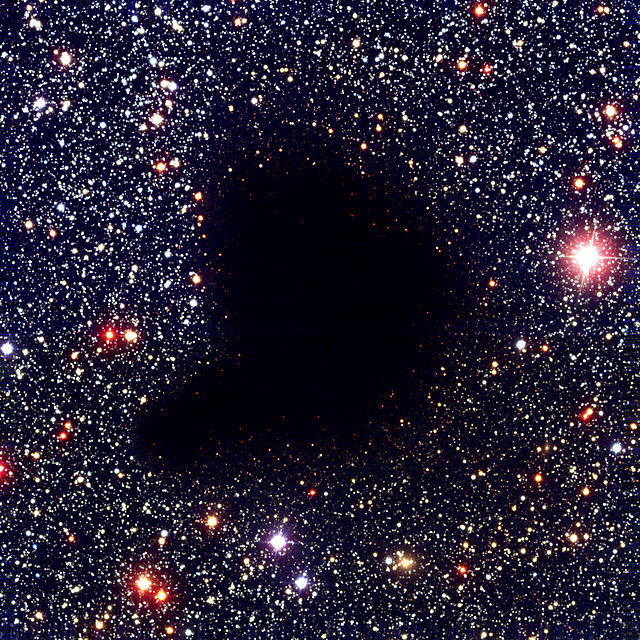
#> input picture stage_2/Barnard_68_nebula.jpg, 640 x 640 px, found by its file name
$ python slide_3_spline_nebula.py
#> lines starting #> are read from the running program, lines starting #| are printed output that depends on the picture
import numpy as np
from scipy import interpolate
import matplotlib.pyplot as plt

img = plt.imread("stage_2/Barnard_68_nebula.jpg")
#> img is the input picture: shape (640, 640, 3); mean R, G, B 38.6, 32.6, 51.8
fig, ax = plt.subplots()
ax.imshow(img, extent=[0, 640, 0, 640])


def circle(R, x0, y0, starst, stop, step):
    t=np.arange(starst, stop, step)
    x = x0 + R * np.cos(t)
    y = y0 + R * np.sin(t)
    return x, y


x = np.array([230, 240]) # Очень важно, чтобы точки не повторялись
y = np.array([420, 290]) # иначе будет ошибка интерполяции

coords = circle(35, 180, 210, np.pi/2+np.pi/4, 3*np.pi/2, 0.1)
x = np.append(x, coords[0])
y = np.append(y, coords[1])

x = np.append(x, [180, 280])
y = np.append(y,  [175, 220])

coords = circle(150, 300, 370, np.pi+np.pi/2.15, 2*np.pi-np.pi/6, 0.1)
x = np.append(x, coords[0])
y = np.append(y, coords[1])

coords = circle(120, 320, 345, 2*np.pi-np.pi/6, 2*np.pi+np.pi/1.27, 0.1)
x = np.append(x, coords[0])
y = np.append(y, coords[1])

spline_coords, figure_spline_part = interpolate.splprep([x, y], s=0)
spline_curve = interpolate.splev(figure_spline_part, spline_coords)

plt.plot(x, y, 'bo')
plt.plot(spline_curve[0], spline_curve[1], 'g')

plt.savefig('slide_2_spline_nebula.png')
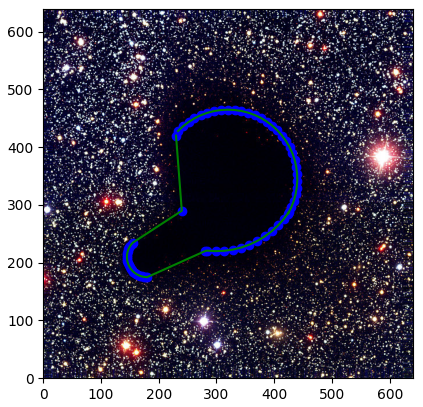
#> figure drawn by matplotlib, 1 panel
